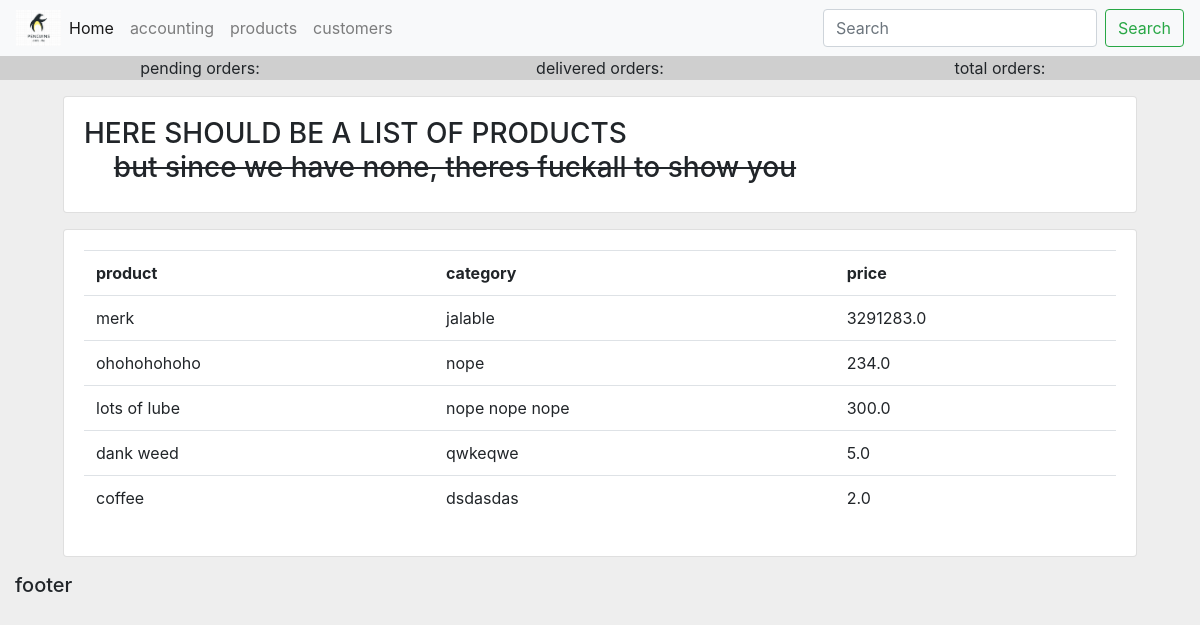
Page /accounting/products on the committed database.
### accounting/models.py (models this page shows, shortened)
class Product(models.Model):
    CATEGORY = (
        ('indoors', 'Indoors'),
        ('outdoors', 'Outdoors')
    )
    name = models.CharField(max_length=200, null=True)
    price = models.FloatField(null=True)
    category = models.CharField(max_length=200, null=True, choices=CATEGORY)
    description = models.CharField(max_length=200, null=True)
    date_created = models.DateTimeField(auto_now_add=True, null=True)
    tags = models.ManyToManyField(Tag)

### accounting/views.py (the view)
# urls.py: path('products', views.products, name="accounting_products"),
def products(request):
    products = Product.objects.all()
    return render(request, 'accounting/products.html', {'products' : products})

### accounting/templates/accounting/products.html
{% extends 'ivy/layout.html' %}
{% block content %}
<div class="row">
    <div class="col">
        <div class="card card-body mx-5">
            <h3>HERE SHOULD BE A LIST OF PRODUCTS
                <br>&nbsp;&nbsp;&nbsp;&nbsp;<s>but since we have none, theres fuckall to show you</s>
            </h3>
        </div>
        <div class="card card-body my-3 mx-5">
            <table class="table">
                <tr>
                    <th>product</th>
                    <th>category</th>
                    <th>price</th>
                </tr>
                {% for i in products %}
                    <tr>
                        <td>{{i.name}}</td>
                        <td>{{i.description}}</td>
                        <td>{{i.price}}</td>
                    </tr>
                {% endfor%}
            </table>
        </div>
    </div>
</div>
{% endblock content %}

### static/css/main.css (style rules this page uses)
body { background-color: rgb(238, 238, 238); }

### rows in the picture
Product: name "merk", description "jalable", price "3291283.0"
Product: name "ohohohohoho", description "nope", price "234.0"
Product: name "lots of lube", description "nope nope nope", price "300.0"
Product: name "dank weed", description "qwkeqwe", price "5.0"
Product: name "coffee", description "dsdasdas", price "2.0"
